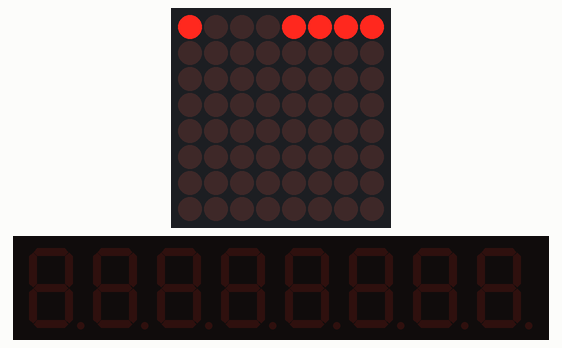
This sketch was run on a simulated Arduino Uno, built with avr-gcc and run on an emulated ATmega328P. Shown: 8×8 LED matrix, 8-digit seven-segment display.

Above: at 0.1 s.
At 5.1 s:
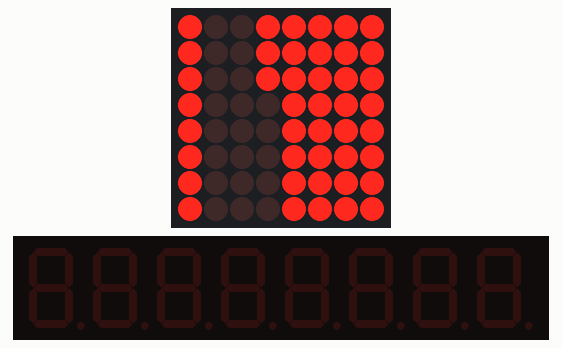
At 10.1 s:
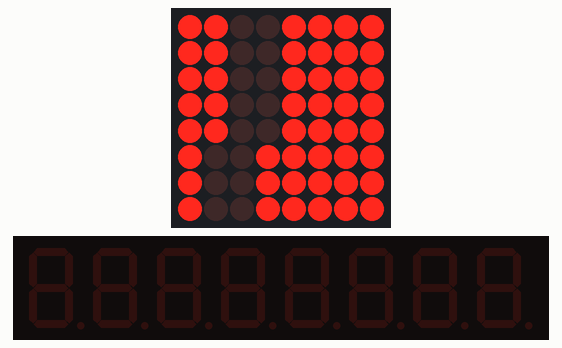
At 19.7 s:
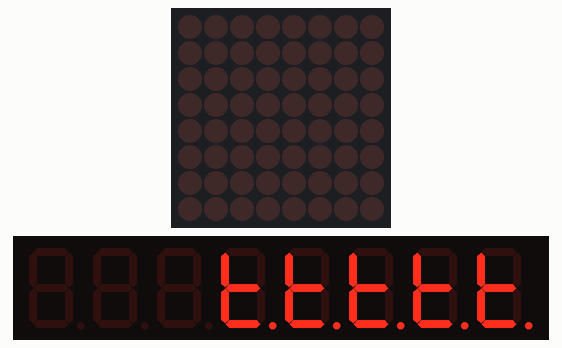
At 29.2 s:
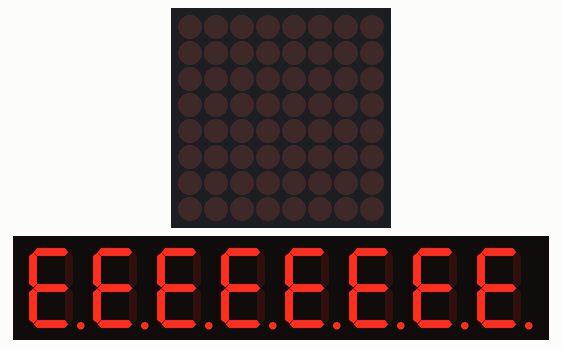
At 39.3 s:
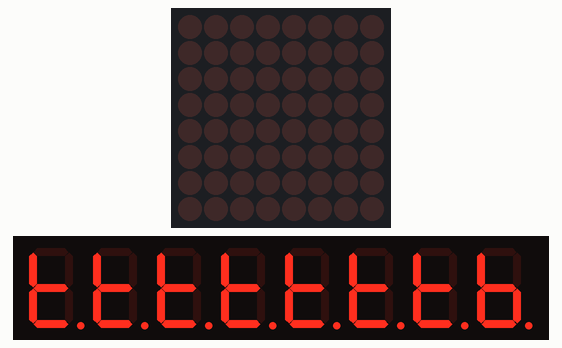

The sketch:

sketch_test8x8.ino
```cpp
///We always have to include the library
#include "LedControl.h"

/*
 Now we need a LedControl to work with.
 ***** These pin numbers will probably not work with your hardware *****
 pin 12 is connected to the DataIn
 pin 11 is connected to the CLK
 pin 10 is connected to LOAD
 We have only a single MAX72XX.
 */
LedControl lc=LedControl(12,11,10,1);

/* we always wait a bit between updates of the display */
unsigned long delaytime=250;

void setup() {
  /*
   The MAX72XX is in power-saving mode on startup,
   we have to do a wakeup call
   */
  lc.shutdown(0,false);
  /* Set the brightness to a medium values */
  lc.setIntensity(0,8);
  /* and clear the display */
  lc.clearDisplay(0);
}


void loop() {
  for (int i=0; i<8; i++) {
  lc.setRow(0,i,143);
  delay(500);

  }

  for (int i=0; i<8; i++) {
  lc.setRow(0,i,159);
  delay(500);

  }

  for (int i=0; i<8; i++) {
  lc.setRow(0,i,207);
  delay(500);

  }

  for (int i=0; i<8; i++) {
  lc.setRow(0,i,0);
  delay(500);

  }

  for (int i=0; i<8; i++) {
  lc.setChar(0,0,0,true);
  delay(100);
  lc.setChar(0,0,0,false);
  delay(100);

  }
/*  for(int i=0; i<8; i++) {
    for (int j=0; j<8; j++) {
      lc.setLed(0,j,i,true);
      delay(10);
      lc.setLed(0,i,0,true);
      delay(10);
    }

  }
  for(int i=0; i<8; i++) {
    for (int j=0; j<8; j++) {
      lc.setLed(0,j,i,false);
      delay(10);
      lc.setLed(0,i,0,false);
      delay(10);
    }

  }*/


}
```

Measured:
- what the display in image 1 shows lasts 0.5 s, from 5.0 s to 5.5 s
